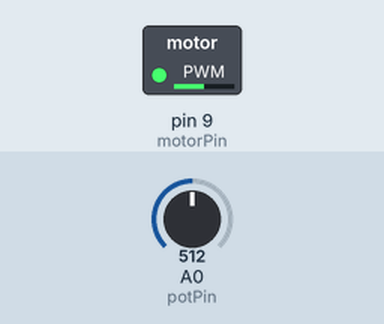
Bench run of a sketch on a simulated Arduino Uno, built with avr-gcc and run on an emulated ATmega328P. Parts: switched loads named in the sketch (green lamp = pin HIGH). The inputs (shaded band) are chosen by the test bench; at power-on: A0 (potPin) = 512.

Above: at 1.2 s.
1.3 s: A0 (potPin) set to 716
At 2.1 s:
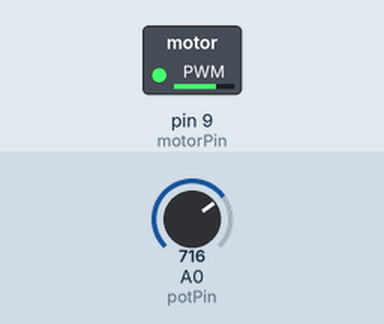
2.8 s: A0 (potPin) set to 900
At 3.2 s:
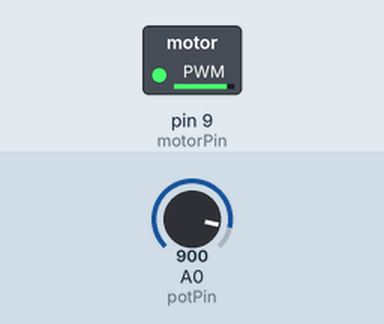
4.3 s: A0 (potPin) set to 122
At 5.5 s:
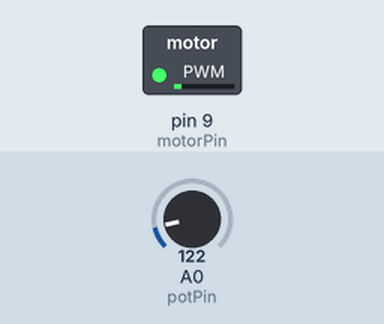
5.8 s: A0 (potPin) set to 0
At 6.7 s:
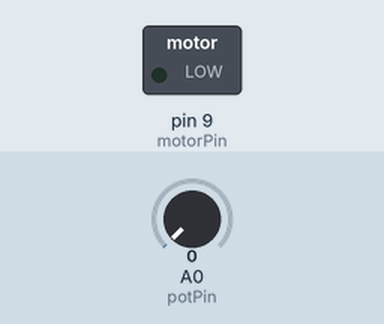
7.3 s: A0 (potPin) set to 511
At 7.9 s:
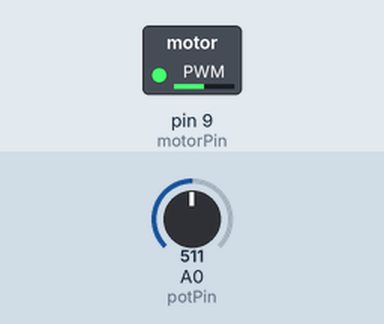
Timing chart, 0 to 9.8 s (numbered marks = the images above; inputs shaded):
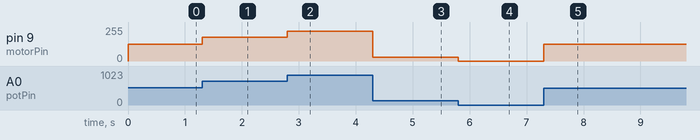

The sketch:

motor_control.ino
```cpp
int potPin = A0;       // Potentiometer connected to A0
int motorPin = 9;      // Motor control pin (PWM)

void setup() {
  pinMode(motorPin, OUTPUT);
}

void loop() {
  int potValue = analogRead(potPin);          // Read potentiometer
  int pwmValue = map(potValue, 0, 1023, 0, 255); // Scale to PWM
  analogWrite(motorPin, pwmValue);            // Control motor speed
}
```

Measured:
- after the input at 1.3 s, pin 9 (motorPin): 127/255 → 178/255 at once
- after the input at 2.8 s, pin 9 (motorPin): 178/255 → 224/255 at once
- after the input at 4.3 s, pin 9 (motorPin): 224/255 → 30/255 at once
- after the input at 5.8 s, pin 9 (motorPin): 30/255 → 0/255 at once
- after the input at 7.3 s, pin 9 (motorPin): 0/255 → 127/255 at once
